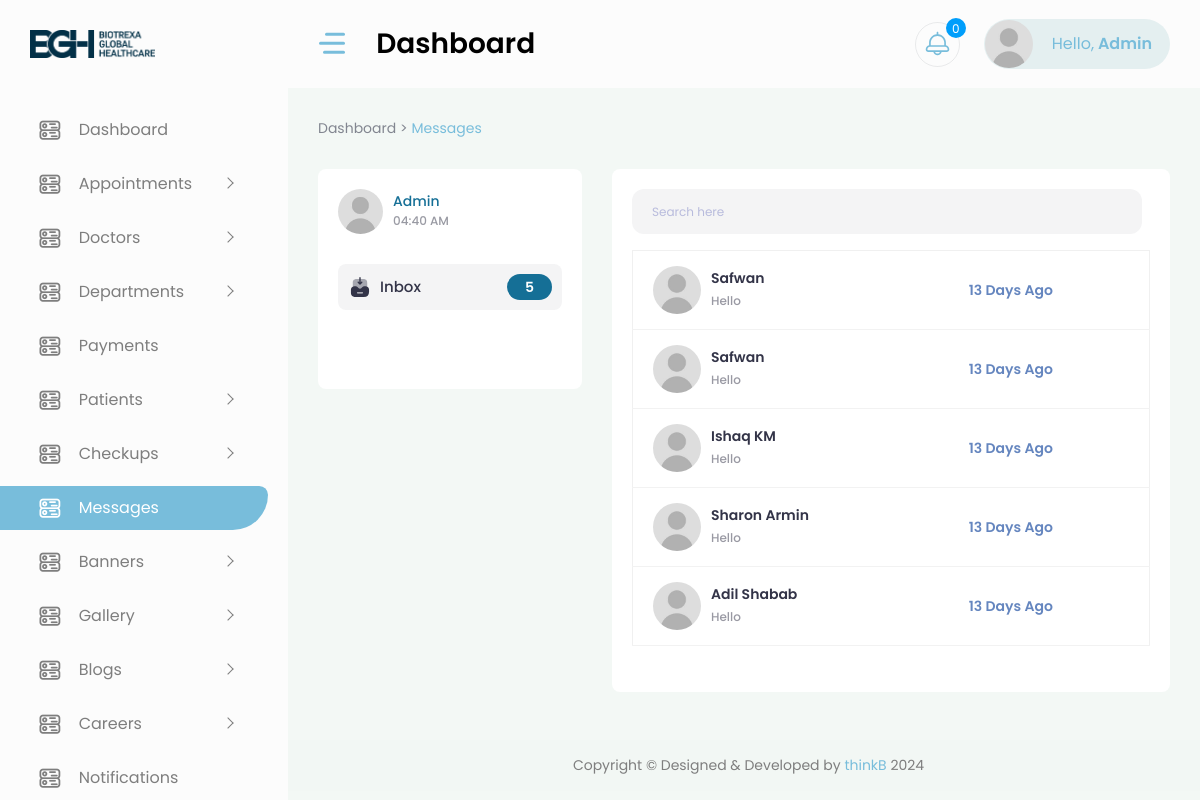
Screenshot of /account/messages/ (signed in) with the database file from the repository.
### core/models.py (models this page shows, shortened)
class Message(models.Model):
    name = models.CharField(max_length=100)
    email = models.EmailField()
    phone_number = models.CharField(max_length=15)
    content = models.TextField()
    created_at = models.DateTimeField(auto_now_add=True)
    slug = models.SlugField(unique=True, blank=True)

### core/views.py (the view)
# urls.py: path('account/messages/', views.messages, name='messages'),
@login_required(login_url='login')
def messages(request):
    try:
        profile = Summary.objects.get(user=request.user)
    except ObjectDoesNotExist:
        msg.error(request,'Profile does not exist. You cannot access here.')
        return redirect('login')
    if profile:
        if profile.role == 'hr':
            return redirect('hr_dashboard')
        elif profile.role not in ['admin']:
            return redirect('homepage')
    else:
        return redirect('homepage')
    inbox = Message.objects.all().order_by('-created_at')
    inbox_count = Message.objects.all().count()
    now = datetime.datetime.now().strftime('%I:%M %p')
    context = {'inbox': inbox, 'now':now, 'inbox_count': inbox_count}
    return render(request, 'backend/messages.html', context)

### templates/backend/messages.html (shortened to what this page needs)
{% extends 'backend/base.html' %}
{% load static %}
{% block head %}
    <link rel="stylesheet" href="{% static 'css/message.css' %}">
{% endblock head %}
{% block content %}
<div class="container-fluid">
<div class="content">
    <div class="page-titles">
        <ol class="breadcrumb">
            <li class="breadcrumb-item"><a href="{% url 'dashboard' %}">Dashboard > </a>  </li>
            <li class="breadcrumb-item active ms-1"><a href="{% url 'messages' %}"> Messages</a></li>
        </ol>
    </div>
    <div class="row">
        <div style="max-height: 250px;" class="col-xl-4 d-flex">
            <div class="card chat-box">
                <div class="chat-widgets">
                    <div class="chat-user-group d-flex align-items-center">
                        <div class="img-users call-user">
                            <img src="{% static 'images/user.jpg' %}" alt="img" />
                        </div>
                        <div class="chat-users user-main">
                            <div class="user-titles user-head-compse">
                                <h5>Admin</h5>
                                <div class="chat-user-time">
                                    <p>{{now}}</p>
                                </div>
                            </div>
                        </div>
                    </div>
                    <div class="email-menu-blk">
                        <ul>
                            <li class="active">
                                <a href="javascript:;"><img src="{% static 'images/inbox.svg' %}" class="me-2" alt="img" />Inbox<span class="comman-flex">{{inbox_count}}</span></a>
                            </li>
                        </ul>
                    </div>
                </div>
            </div>
        </div>
        <div class="col-xl-8">
            <div class="card chat-box mb-2">
                <div class="w-100 chat-search-group">
                    <div class="w-100 chat-user-group mb-0 d-flex align-items-center">
                        <div class="w-100 top-liv-search top-chat-search top-action-search">
                            <form class="w-100">
                                <div class="w-100 chat-search mb-0">
                                    <div class="w-100 input-block me-2 mb-0">
                                        <input id="searchInput" type="text" class="w-100 form-control" placeholder="Search here" />
                                    </div>
                                </div>
                            </form>
                        </div>
                    </div>
                </div>
                <div class="email-content mt-3 mb-5">
                    <div class="table-responsive">
                        <table class="table table-inbox table-hover">
                            <tbody id="inboxTableBody">
                                {% for message in inbox %}
                                <tr class="unread clickable-row" data-href="#">
                                    <td class="name">
                                        <a href="{% url 'message' message.slug %}">
                                            <div class="email-img-blk">
                                                <div class="email-img">
                                                    <img src="{% static 'images/user.jpg' %}" alt="img" />
                                                </div>
                                                <div class="send-user">
                                                    <h4>{{message.name}}</h4>
                                                    <p class="message-content">{{ message.content }}</p>
                                                </div>
                                            </div>
                                        </a>
                                    </td>
                                    <td class="mail-date" data-created-at="{{ message.created_at|date:'c' }}"></td>
                                </tr>
                                {% endfor %}
                            </tbody>
                        </table>
                    </div>
                </div>
            </div>
        </div>
    </div>
</div>
</div>
{% endblock content %}

### templates/backend/base.html (shortened to what this page needs)
{% load static %}
<!DOCTYPE html>
<html lang="en">
<head>
    <link href="{% static 'vendor/owl-carousel/owl.carousel.css' %}" rel="stylesheet">
    <link href="{% static 'vendor/bootstrap-select/dist/css/bootstrap-select.min.css' %}" rel="stylesheet">
    <link rel="stylesheet" href="{% static 'css/style.css' %}" >
    <link href="https://cdn.quilljs.com/1.3.6/quill.snow.css" rel="stylesheet">
    {% block head %}
    {% endblock head %}
</head>
<body>
    <div id="main-wrapper">
        <div class="nav-header">
            <a href="{% url 'dashboard' %}" class="brand-logo">
                <img style="width: 55%;" src="{% static 'images/logo.png' %}" alt="" class="img-fluid">
            </a>
            <div class="nav-control">
                <div class="hamburger">
                    <span class="line"></span><span class="line"></span><span class="line"></span>
                </div>
            </div>
        </div>
        <div class="header">
            <div class="header-content">
                <nav class="navbar navbar-expand">
                    <div class="collapse navbar-collapse justify-content-between">
                        <div class="header-left">
                            <div class="dashboard_bar">
                                Dashboard
                            </div>
                        </div>
                        <ul class="navbar-nav header-right">
                            <li class="nav-item dropdown notification_dropdown">
                                <a class="nav-link ai-icon" href="javascript:;" role="button" data-bs-toggle="dropdown">
                                    <span class="badge light text-white bg-primary" id="notification__count">0</span>
                                </a>
                            </li>
                            <li class="nav-item dropdown header-profile">
                                <a class="nav-link" href="javascript:;" role="button" data-bs-toggle="dropdown">
                                    <img src="{% static 'images/user.jpg' %}" width="20" alt="">
                                    <div class="header-info">
                                        <span style="text-transform: capitalize;">Hello,<strong> {{request.user.username}}</strong></span>
                                    </div>
                                </a>
                            </li>
                        </ul>
                    </div>
                </nav>
            </div>
        </div>
        <div class="deznav">
            <div class="deznav-scroll">
                <ul class="metismenu" id="menu">
                    <li>
                        <a href="{% url 'dashboard' %}" class="ai-icon" aria-expanded="false">
                            <i class="flaticon-381-networking"></i>
                            <span class="nav-text">Dashboard</span>
                        </a>
                    </li>
                    <li>
						<a class="has-arrow ai-icon" href="javascript:void()" aria-expanded="false">
							<i class="flaticon-381-networking"></i>
							<span class="nav-text">Appointments</span>
						</a>
                    </li>
                    <li>
						<a class="has-arrow ai-icon" href="javascript:void()" aria-expanded="false">
							<i class="flaticon-381-networking"></i>
							<span class="nav-text">Doctors</span>
						</a>
                    </li>
                    <li>
						<a class="has-arrow ai-icon" href="javascript:void()" aria-expanded="false">
							<i class="flaticon-381-networking"></i>
							<span class="nav-text">Departments</span>
						</a>
                    </li>
                    <li>
                        <a href="{% url 'payments' %}" class="ai-icon" aria-expanded="false">
                            <i class="flaticon-381-networking"></i>
                            <span class="nav-text">Payments</span>
                        </a>
                    </li>
                    <li>
						<a class="has-arrow ai-icon" href="javascript:void()" aria-expanded="false">
							<i class="flaticon-381-networking"></i>
							<span class="nav-text">Patients</span>
						</a>
                    </li>
                    <li>
						<a class="has-arrow ai-icon" href="javascript:void()" aria-expanded="false">
							<i class="flaticon-381-networking"></i>
							<span class="nav-text">Checkups</span>
						</a>
                    </li>
                    <li>
                        <a href="{% url 'messages' %}" class="ai-icon" aria-expanded="false">
                            <i class="flaticon-381-networking"></i>
                            <span class="nav-text">Messages</span>
                        </a>
                    </li>
                    <li>
						<a class="has-arrow ai-icon" href="javascript:void()" aria-expanded="false">
							<i class="flaticon-381-networking"></i>
							<span class="nav-text">Banners</span>
						</a>
                    </li>
                    <li>
						<a class="has-arrow ai-icon" href="javascript:void()" aria-expanded="false">
							<i class="flaticon-381-networking"></i>
							<span class="nav-text">Gallery</span>
						</a>
                    </li>
                    <li>
						<a class="has-arrow ai-icon" href="javascript:void()" aria-expanded="false">
							<i class="flaticon-381-networking"></i>
							<span class="nav-text">Blogs</span>
						</a>
                    </li>
                    <li>
						<a class="has-arrow ai-icon" href="javascript:void()" aria-expanded="false">
							<i class="flaticon-381-networking"></i>
							<span class="nav-text">Careers</span>
						</a>
                    </li>
                    <li>
                        <a href="{% url 'notifications' %}" class="ai-icon" aria-expanded="false">
                            <i class="flaticon-381-networking"></i>
                            <span class="nav-text">Notifications</span>
                        </a>
                    </li>
                </ul>
            </div>
        </div>
        <div class="content-body">
            {% block content %}
            {% endblock content %}
        </div>
        <div class="footer">
            <div class="copyright">
                <p>Copyright © Designed &amp; Developed by <a href="https://thinkb.agency" target="_blank">thinkB</a> 2024</p>
            </div>
        </div>
    </div>
</body>
</html>

### rows the page displays
Message: name "Safwan", content "Hello"
Message: name "Safwan", content "Hello"
Message: name "Ishaq KM", content "Hello"
Message: name "Sharon Armin", content "Hello"
Message: name "Adil Shabab", content "Hello"

### other values shown
{{ request.user.username }} "Admin"
{{ now }} "04:40 AM"
{{ inbox_count }} "5"
